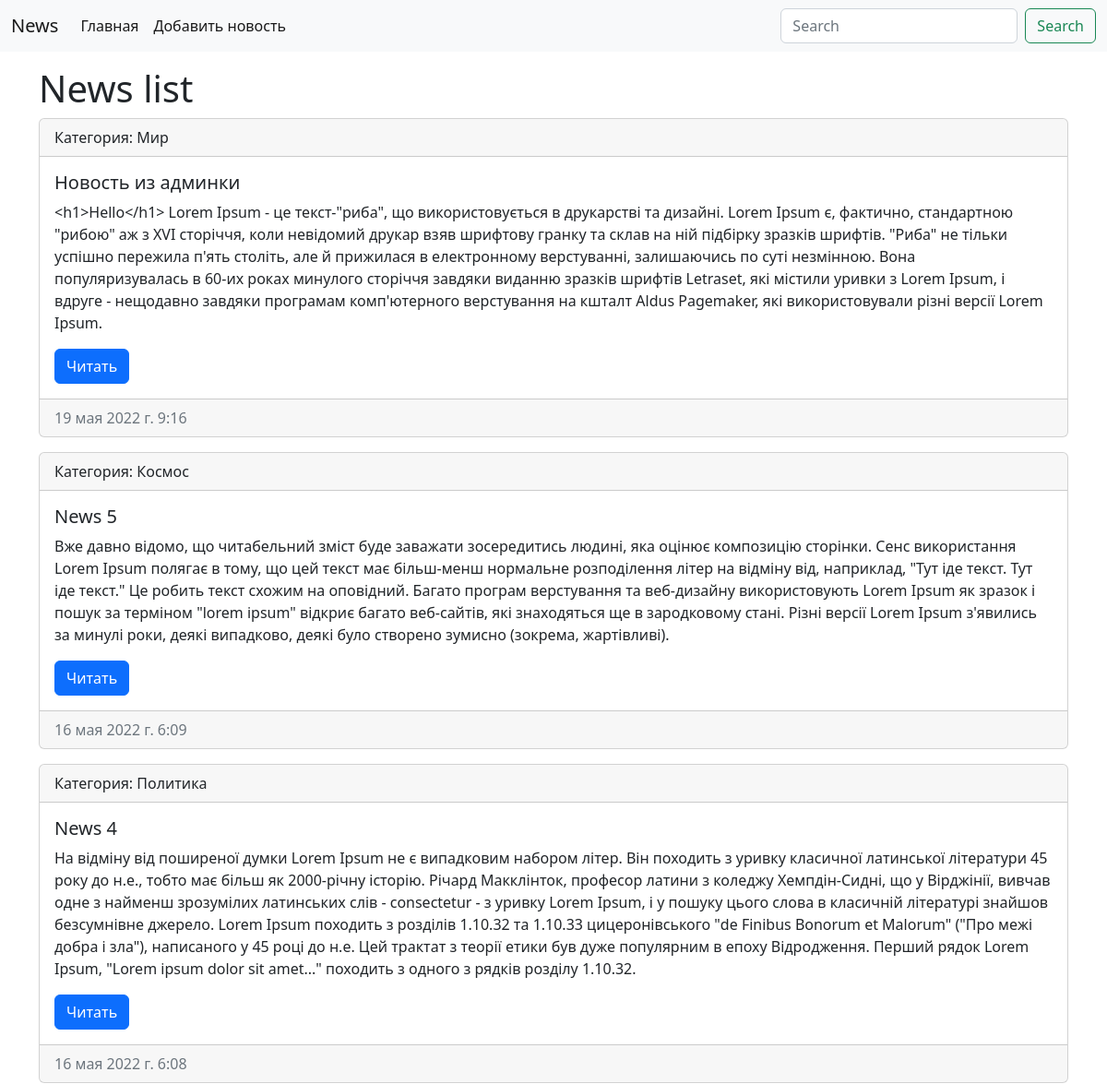
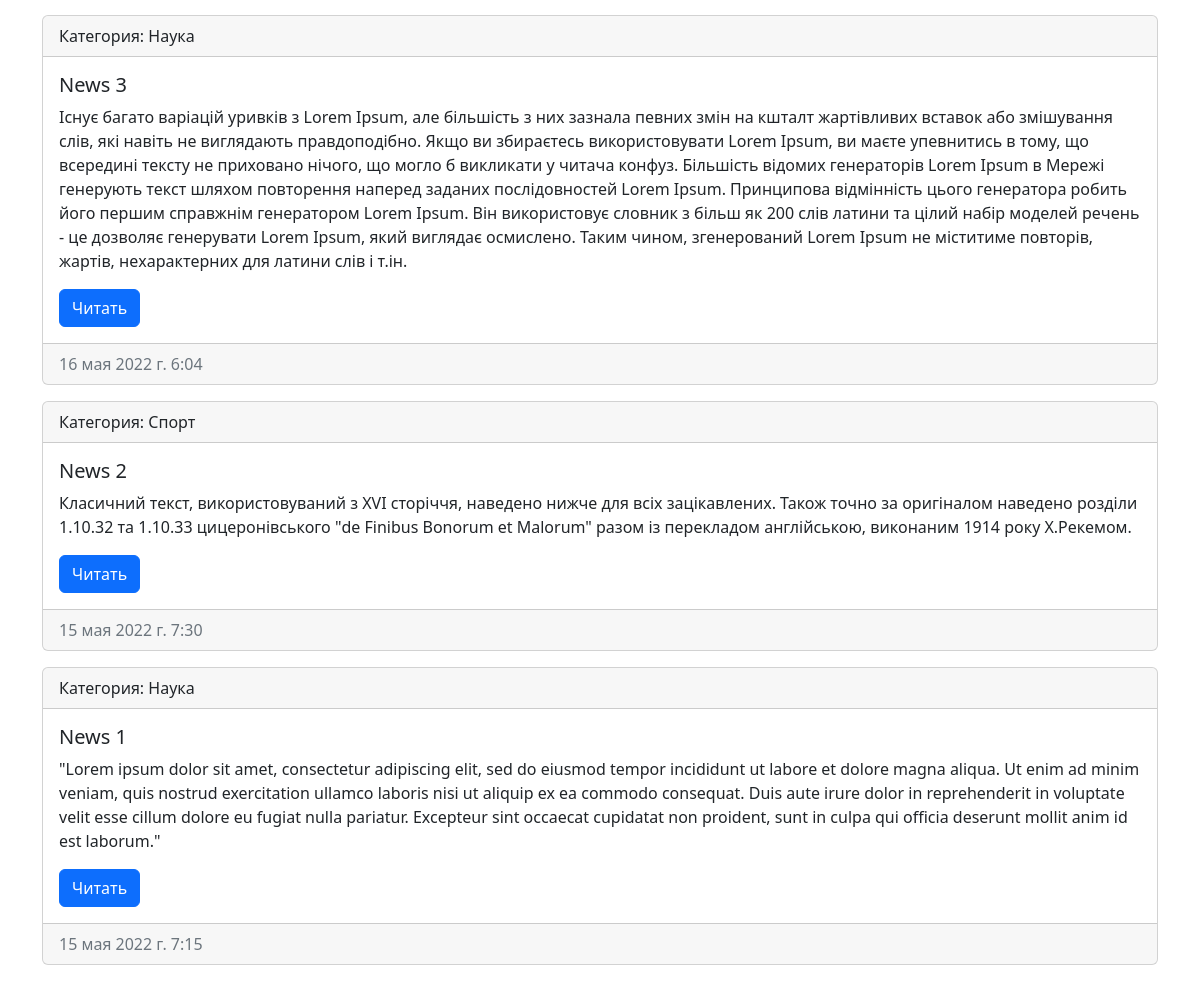
The page / on the database its author committed (2 pictures, top to bottom).
### news/models.py (models this page shows, shortened)
class News(models.Model):
    title = models.CharField(max_length=150, verbose_name='Заголовок')
    content = models.TextField(blank=True, verbose_name='Статья')
    created_at = models.DateTimeField(auto_now_add=True, verbose_name='Создано')
    updated_at = models.DateTimeField(auto_now=True, verbose_name='Обновлено')
    photo = models.ImageField(upload_to='photos/%Y/%m/%d/', blank=True, verbose_name='Фото')
    is_published = models.BooleanField(default=True, verbose_name='Опубликовано')
    category = models.ForeignKey('Category', on_delete=models.PROTECT, null=True, verbose_name='Категория')
    class Meta:
        verbose_name = 'Новость'
        verbose_name_plural = 'Новости'
        ordering = ['-created_at']

class Category(models.Model):
    title = models.CharField(max_length=150, db_index=True, verbose_name='Наименование категории')
    class Meta:
        verbose_name = 'Категория'
        verbose_name_plural = 'Категории'
        ordering = ['title']

### news/views.py (the view)
# urls.py: path('', index),
def index(request):
    news = News.objects.all()
    categories = Category.objects.all()
    context = {
        'news': news,
        'title': 'News list',
        'categories': categories
    }
    return render(request, 'news/index.html', context)

### news/templates/news/index.html (shortened to what this page needs)
<!doctype html>
<html lang="en">
<head>
    <link href="https://cdn.jsdelivr.net/npm/bootstrap@5.2.0-beta1/dist/css/bootstrap.min.css" rel="stylesheet"
>
</head>
<body>
<nav class="navbar navbar-expand-lg bg-light">
    <div class="container-fluid">
        <a class="navbar-brand" href="#">News</a>
        <div class="collapse navbar-collapse" id="navbarSupportedContent">
            <ul class="navbar-nav me-auto mb-2 mb-lg-0">
                <li class="nav-item"><a class="nav-link active" aria-current="page" href="/">Главная</a></li>
                <li class="nav-item"><a class="nav-link active" aria-current="page" href="/">Добавить новость</a></li>
            </ul>
            <form class="d-flex" role="search">
                <input class="form-control me-2" type="search" placeholder="Search" aria-label="Search">
                <button class="btn btn-outline-success" type="submit">Search</button>
            </form>
        </div>
    </div>
</nav>
<div class="container mt-3">
    <h1>{{ title }}</h1>
    <div class="row">
        {% for item in news %}
        <div class="col-md-12">
        <div class="card mb-3">
            <div class="card-header">
                Категория: {{ item.category.title }}
            </div>
            <div class="card-body">
                <h5 class="card-title">{{ item.title }}</h5>
                <p class="card-text">{{ item.content }}</p>
                <a href="#" class="btn btn-primary">Читать</a>
            </div>
            <div class="card-footer text-muted">
                {{ item.created_at }}
                </div>
            </div>
        </div>
        {% endfor %}
    </div>
</div>
</body>
</html>

### rows shown on the page
News: category "Мир", title "Новость из админки", content "<h1>Hello</h1> Lorem Ipsum - це текст-\"риба\", що використовується в друкарстві та дизайні. Lorem Ipsum є, фактично, стандартною \"рибою\" аж з XVI сторіччя, коли невідомий друкар взяв шрифтову гранку та склав на ній підбірку зразків шрифтів. \"Риба\" не тільки успішно пережила п'ять століть, але й прижилася в електронному верстуванні, залишаючись по суті незмінною. Вона популяризувалась в 60-их роках минулого сторіччя завдяки виданню зразків шрифтів Letraset, які містили уривки з Lorem Ipsum, і вдруге - нещодавно завдяки програмам комп'ютерного верстування на кшталт Aldus Pagemaker, які використовували різні версії Lorem Ipsum.", created_at "19 мая 2022 г. 9:16"
News: category "Космос", title "News 5", content "Вже давно відомо, що читабельний зміст буде заважати зосередитись людині, яка оцінює композицію сторінки. Сенс використання Lorem Ipsum полягає в тому, що цей текст має більш-менш нормальне розподілення літер на відміну від, наприклад, \"Тут іде текст. Тут іде текст.\" Це робить текст схожим на оповідний. Багато програм верстування та веб-дизайну використовують Lorem Ipsum як зразок і пошук за терміном \"lorem ipsum\" відкриє багато веб-сайтів, які знаходяться ще в зародковому стані. Різні версії Lorem Ipsum з'явились за минулі роки, деякі випадково, деякі було створено зумисно (зокрема, жартівливі).", created_at "16 мая 2022 г. 6:09"
News: category "Политика", title "News 4", content "На відміну від поширеної думки Lorem Ipsum не є випадковим набором літер. Він походить з уривку класичної латинської літератури 45 року до н.е., тобто має більш як 2000-річну історію. Річард Макклінток, професор латини з коледжу Хемпдін-Сидні, що у Вірджінії, вивчав одне з найменш зрозумілих латинських слів - consectetur - з уривку Lorem Ipsum, і у пошуку цього слова в класичній літературі знайшов безсумнівне джерело. Lorem Ipsum походить з розділів 1.10.32 та 1.10.33 цицеронівського \"de Finibus Bonorum et Malorum\" (\"Про межі добра і зла\"), написаного у 45 році до н.е. Цей трактат з теорії етики був дуже популярним в епоху Відродження. Перший рядок Lorem Ipsum, \"Lorem ipsum dolor sit…", created_at "16 мая 2022 г. 6:08"
News: category "Наука", title "News 3", content "Існує багато варіацій уривків з Lorem Ipsum, але більшість з них зазнала певних змін на кшталт жартівливих вставок або змішування слів, які навіть не виглядають правдоподібно. Якщо ви збираєтесь використовувати Lorem Ipsum, ви маєте упевнитись в тому, що всередині тексту не приховано нічого, що могло б викликати у читача конфуз. Більшість відомих генераторів Lorem Ipsum в Мережі генерують текст шляхом повторення наперед заданих послідовностей Lorem Ipsum. Принципова відмінність цього генератора робить його першим справжнім генератором Lorem Ipsum. Він використовує словник з більш як 200 слів латини та цілий набір моделей речень - це дозволяє генерувати Lorem Ipsum, який виглядає осмислено.…", created_at "16 мая 2022 г. 6:04"
News: category "Спорт", title "News 2", content "Класичний текст, використовуваний з XVI сторіччя, наведено нижче для всіх зацікавлених. Також точно за оригіналом наведено розділи 1.10.32 та 1.10.33 цицеронівського \"de Finibus Bonorum et Malorum\" разом із перекладом англійською, виконаним 1914 року Х.Рекемом.", created_at "15 мая 2022 г. 7:30"
News: category "Наука", title "News 1", content "\"Lorem ipsum dolor sit amet, consectetur adipiscing elit, sed do eiusmod tempor incididunt ut labore et dolore magna aliqua. Ut enim ad minim veniam, quis nostrud exercitation ullamco laboris nisi ut aliquip ex ea commodo consequat. Duis aute irure dolor in reprehenderit in voluptate velit esse cillum dolore eu fugiat nulla pariatur. Excepteur sint occaecat cupidatat non proident, sunt in culpa qui officia deserunt mollit anim id est laborum.\"", created_at "15 мая 2022 г. 7:15"

### other values the page prints
{{ title }} "News list"
